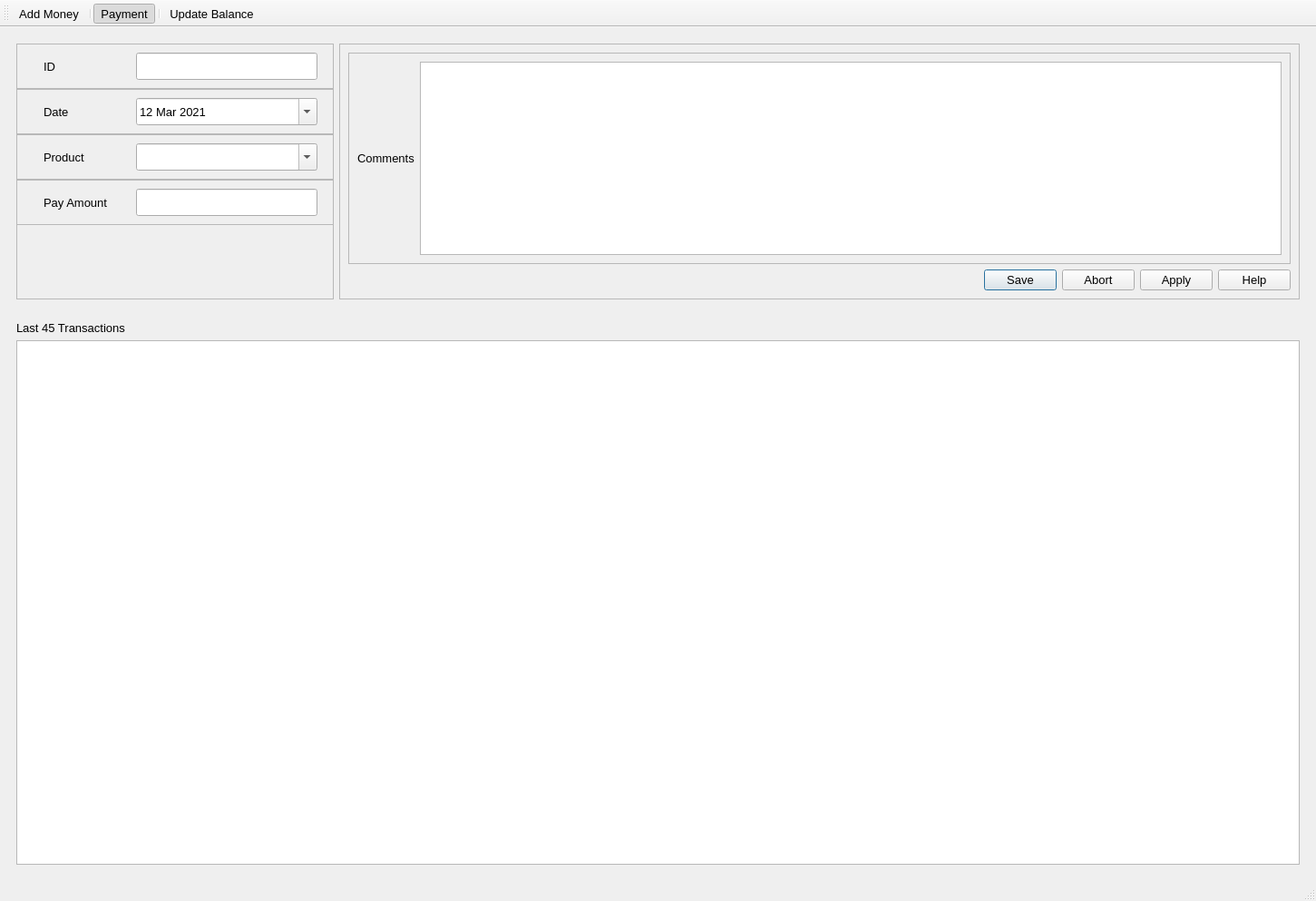
<?xml version="1.0" encoding="UTF-8"?>
<ui version="4.0">
 <class>MainWindow</class>
 <widget class="QMainWindow" name="MainWindow">
  <property name="geometry">
   <rect>
    <x>0</x>
    <y>0</y>
    <width>1451</width>
    <height>993</height>
   </rect>
  </property>
  <property name="minimumSize">
   <size>
    <width>1000</width>
    <height>750</height>
   </size>
  </property>
  <property name="maximumSize">
   <size>
    <width>2048</width>
    <height>1024</height>
   </size>
  </property>
  <property name="font">
   <font>
    <family>Segoe UI</family>
    <pointsize>10</pointsize>
   </font>
  </property>
  <property name="windowTitle">
   <string>Tracking</string>
  </property>
  <property name="toolButtonStyle">
   <enum>Qt::ToolButtonTextBesideIcon</enum>
  </property>
  <widget class="QWidget" name="centralwidget">
   <layout class="QHBoxLayout" name="horizontalLayout">
    <item>
     <layout class="QVBoxLayout" name="verticalLayout">
      <item>
       <widget class="QWidget" name="widget_2" native="true">
        <property name="sizePolicy">
         <sizepolicy hsizetype="Preferred" vsizetype="Fixed">
          <horstretch>0</horstretch>
          <verstretch>0</verstretch>
         </sizepolicy>
        </property>
        <property name="minimumSize">
         <size>
          <width>0</width>
          <height>300</height>
         </size>
        </property>
        <property name="maximumSize">
         <size>
          <width>16777215</width>
          <height>300</height>
         </size>
        </property>
        <layout class="QHBoxLayout" name="horizontalLayout_4">
         <item>
          <layout class="QHBoxLayout" name="horizontalLayout_2">
           <item>
            <widget class="QFrame" name="frame">
             <property name="sizePolicy">
              <sizepolicy hsizetype="Fixed" vsizetype="Preferred">
               <horstretch>0</horstretch>
               <verstretch>0</verstretch>
              </sizepolicy>
             </property>
             <property name="minimumSize">
              <size>
               <width>350</width>
               <height>0</height>
              </size>
             </property>
             <property name="maximumSize">
              <size>
               <width>350</width>
               <height>16777215</height>
              </size>
             </property>
             <property name="frameShape">
              <enum>QFrame::StyledPanel</enum>
             </property>
             <property name="frameShadow">
              <enum>QFrame::Raised</enum>
             </property>
             <widget class="QFrame" name="qf_ID">
              <property name="geometry">
               <rect>
                <x>0</x>
                <y>0</y>
                <width>350</width>
                <height>50</height>
               </rect>
              </property>
              <property name="frameShape">
               <enum>QFrame::StyledPanel</enum>
              </property>
              <property name="frameShadow">
               <enum>QFrame::Raised</enum>
              </property>
              <widget class="QLabel" name="label">
               <property name="geometry">
                <rect>
                 <x>30</x>
                 <y>10</y>
                 <width>100</width>
                 <height>30</height>
                </rect>
               </property>
               <property name="text">
                <string>ID</string>
               </property>
              </widget>
              <widget class="QLineEdit" name="lineEdit">
               <property name="geometry">
                <rect>
                 <x>132</x>
                 <y>10</y>
                 <width>200</width>
                 <height>30</height>
                </rect>
               </property>
              </widget>
             </widget>
             <widget class="QFrame" name="qf_Date">
              <property name="geometry">
               <rect>
                <x>0</x>
                <y>50</y>
                <width>350</width>
                <height>50</height>
               </rect>
              </property>
              <property name="frameShape">
               <enum>QFrame::StyledPanel</enum>
              </property>
              <property name="frameShadow">
               <enum>QFrame::Raised</enum>
              </property>
              <widget class="QLabel" name="label_2">
               <property name="geometry">
                <rect>
                 <x>30</x>
                 <y>10</y>
                 <width>100</width>
                 <height>30</height>
                </rect>
               </property>
               <property name="text">
                <string>Date</string>
               </property>
              </widget>
              <widget class="QDateEdit" name="dateEdit">
               <property name="geometry">
                <rect>
                 <x>132</x>
                 <y>10</y>
                 <width>200</width>
                 <height>30</height>
                </rect>
               </property>
               <property name="dateTime">
                <datetime>
                 <hour>0</hour>
                 <minute>0</minute>
                 <second>0</second>
                 <year>2021</year>
                 <month>3</month>
                 <day>12</day>
                </datetime>
               </property>
               <property name="minimumDate">
                <date>
                 <year>2020</year>
                 <month>1</month>
                 <day>1</day>
                </date>
               </property>
               <property name="calendarPopup">
                <bool>true</bool>
               </property>
              </widget>
             </widget>
             <widget class="QFrame" name="qf_Product">
              <property name="geometry">
               <rect>
                <x>0</x>
                <y>100</y>
                <width>350</width>
                <height>50</height>
               </rect>
              </property>
              <property name="frameShape">
               <enum>QFrame::StyledPanel</enum>
              </property>
              <property name="frameShadow">
               <enum>QFrame::Raised</enum>
              </property>
              <widget class="QLabel" name="label_3">
               <property name="geometry">
                <rect>
                 <x>30</x>
                 <y>10</y>
                 <width>100</width>
                 <height>30</height>
                </rect>
               </property>
               <property name="text">
                <string>Product</string>
               </property>
              </widget>
              <widget class="QComboBox" name="comboBox">
               <property name="geometry">
                <rect>
                 <x>132</x>
                 <y>10</y>
                 <width>200</width>
                 <height>30</height>
                </rect>
               </property>
               <property name="editable">
                <bool>true</bool>
               </property>
              </widget>
             </widget>
             <widget class="QFrame" name="qf_EcPrice">
              <property name="geometry">
               <rect>
                <x>0</x>
                <y>150</y>
                <width>350</width>
                <height>50</height>
               </rect>
              </property>
              <property name="sizePolicy">
               <sizepolicy hsizetype="Preferred" vsizetype="Preferred">
                <horstretch>0</horstretch>
                <verstretch>0</verstretch>
               </sizepolicy>
              </property>
              <property name="frameShape">
               <enum>QFrame::StyledPanel</enum>
              </property>
              <property name="frameShadow">
               <enum>QFrame::Raised</enum>
              </property>
              <widget class="QLabel" name="label_4">
               <property name="geometry">
                <rect>
                 <x>30</x>
                 <y>10</y>
                 <width>100</width>
                 <height>30</height>
                </rect>
               </property>
               <property name="text">
                <string>Pay Amount</string>
               </property>
              </widget>
              <widget class="QLineEdit" name="lineEdit_2">
               <property name="geometry">
                <rect>
                 <x>132</x>
                 <y>10</y>
                 <width>200</width>
                 <height>30</height>
                </rect>
               </property>
              </widget>
             </widget>
            </widget>
           </item>
           <item>
            <widget class="QFrame" name="frame_2">
             <property name="frameShape">
              <enum>QFrame::StyledPanel</enum>
             </property>
             <property name="frameShadow">
              <enum>QFrame::Raised</enum>
             </property>
             <layout class="QHBoxLayout" name="horizontalLayout_6">
              <property name="topMargin">
               <number>9</number>
              </property>
              <item>
               <layout class="QVBoxLayout" name="verticalLayout_2">
                <item>
                 <widget class="QFrame" name="frame_3">
                  <property name="frameShape">
                   <enum>QFrame::StyledPanel</enum>
                  </property>
                  <property name="frameShadow">
                   <enum>QFrame::Raised</enum>
                  </property>
                  <layout class="QHBoxLayout" name="horizontalLayout_5">
                   <item>
                    <widget class="QLabel" name="label_6">
                     <property name="sizePolicy">
                      <sizepolicy hsizetype="Fixed" vsizetype="Fixed">
                       <horstretch>0</horstretch>
                       <verstretch>0</verstretch>
                      </sizepolicy>
                     </property>
                     <property name="text">
                      <string>Comments</string>
                     </property>
                     <property name="alignment">
                      <set>Qt::AlignLeading|Qt::AlignLeft|Qt::AlignTop</set>
                     </property>
                    </widget>
                   </item>
                   <item>
                    <widget class="QTextEdit" name="textEdit"/>
                   </item>
                  </layout>
                 </widget>
                </item>
                <item>
                 <widget class="QDialogButtonBox" name="buttonBox">
                  <property name="standardButtons">
                   <set>QDialogButtonBox::Abort|QDialogButtonBox::Apply|QDialogButtonBox::Help|QDialogButtonBox::Save</set>
                  </property>
                  <property name="centerButtons">
                   <bool>false</bool>
                  </property>
                 </widget>
                </item>
               </layout>
              </item>
             </layout>
            </widget>
           </item>
          </layout>
         </item>
        </layout>
       </widget>
      </item>
      <item>
       <widget class="QWidget" name="widget" native="true">
        <property name="sizePolicy">
         <sizepolicy hsizetype="Expanding" vsizetype="Expanding">
          <horstretch>0</horstretch>
          <verstretch>0</verstretch>
         </sizepolicy>
        </property>
        <layout class="QHBoxLayout" name="horizontalLayout_3">
         <item>
          <layout class="QVBoxLayout" name="verticalLayout_3">
           <property name="sizeConstraint">
            <enum>QLayout::SetMaximumSize</enum>
           </property>
           <item>
            <widget class="QLabel" name="label_7">
             <property name="text">
              <string>Last 45 Transactions</string>
             </property>
            </widget>
           </item>
           <item>
            <widget class="QTableWidget" name="tableWidget">
             <property name="frameShape">
              <enum>QFrame::StyledPanel</enum>
             </property>
             <property name="frameShadow">
              <enum>QFrame::Plain</enum>
             </property>
             <property name="sizeAdjustPolicy">
              <enum>QAbstractScrollArea::AdjustToContents</enum>
             </property>
             <property name="editTriggers">
              <set>QAbstractItemView::NoEditTriggers</set>
             </property>
             <property name="dragEnabled">
              <bool>false</bool>
             </property>
             <property name="alternatingRowColors">
              <bool>true</bool>
             </property>
             <property name="sortingEnabled">
              <bool>true</bool>
             </property>
             <attribute name="verticalHeaderVisible">
              <bool>false</bool>
             </attribute>
            </widget>
           </item>
          </layout>
         </item>
        </layout>
       </widget>
      </item>
     </layout>
    </item>
   </layout>
  </widget>
  <widget class="QStatusBar" name="statusbar"/>
  <widget class="QToolBar" name="toolBar">
   <property name="windowTitle">
    <string>toolBar</string>
   </property>
   <attribute name="toolBarArea">
    <enum>TopToolBarArea</enum>
   </attribute>
   <attribute name="toolBarBreak">
    <bool>false</bool>
   </attribute>
   <addaction name="actionAdd_Money"/>
   <addaction name="separator"/>
   <addaction name="actionPayment"/>
   <addaction name="separator"/>
   <addaction name="actionUpdate_Balance"/>
  </widget>
  <action name="actionAdd_Money">
   <property name="checkable">
    <bool>true</bool>
   </property>
   <property name="checked">
    <bool>false</bool>
   </property>
   <property name="text">
    <string>Add Money</string>
   </property>
  </action>
  <action name="actionPayment">
   <property name="checkable">
    <bool>true</bool>
   </property>
   <property name="checked">
    <bool>true</bool>
   </property>
   <property name="enabled">
    <bool>true</bool>
   </property>
   <property name="text">
    <string>Payment</string>
   </property>
  </action>
  <action name="actionUpdate_Balance">
   <property name="checkable">
    <bool>true</bool>
   </property>
   <property name="checked">
    <bool>false</bool>
   </property>
   <property name="text">
    <string>Update Balance</string>
   </property>
  </action>
 </widget>
 <resources/>
 <connections/>
</ui>
